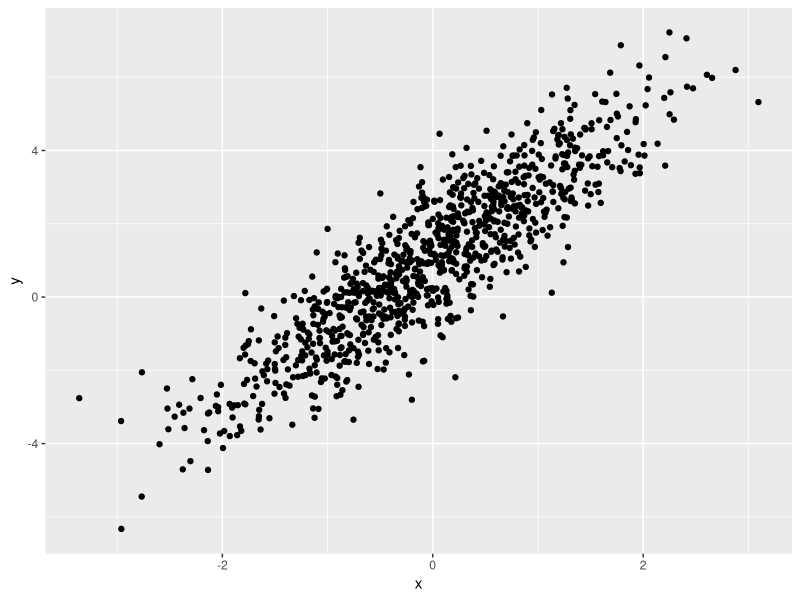
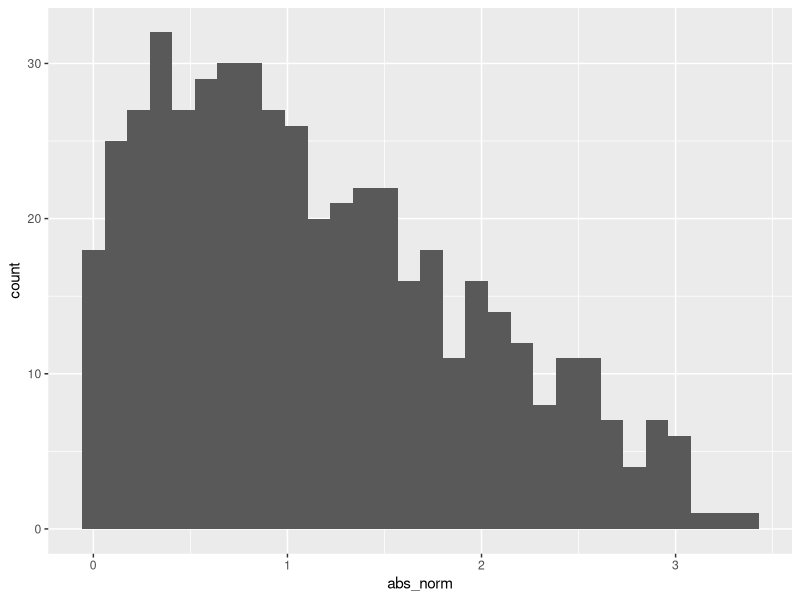

Write the R code that produced these figures, in order.
## ---- chunk 1
library(tidyverse)
## ---- chunk 2
samp = rnorm(100)
length(samp)
## ---- chunk 3
# option + cmd + i
plot_df = 
  tibble(
    x = rnorm(n = 1000),
    y = 1 + 2 * x + rnorm(n = 1000)
  )

ggplot(plot_df, aes(x = x, y = y)) + geom_point()
## ---- chunk 4
la_df = 
  tibble(
    norm = rnorm(n = 500, mean = 1),
    logical = norm > 0,
    abs_norm = abs(norm)
  )

ggplot(la_df, aes(x = abs_norm)) + geom_histogram()
